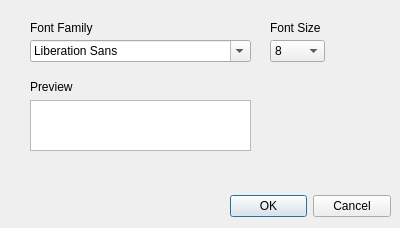
<?xml version="1.0" encoding="UTF-8"?>
<ui version="4.0">
 <class>PreferenceDialog</class>
 <widget class="QDialog" name="PreferenceDialog">
  <property name="geometry">
   <rect>
    <x>0</x>
    <y>0</y>
    <width>400</width>
    <height>228</height>
   </rect>
  </property>
  <property name="windowTitle">
   <string>Preferences</string>
  </property>
  <widget class="QDialogButtonBox" name="buttonBox">
   <property name="geometry">
    <rect>
     <x>230</x>
     <y>190</y>
     <width>161</width>
     <height>32</height>
    </rect>
   </property>
   <property name="orientation">
    <enum>Qt::Horizontal</enum>
   </property>
   <property name="standardButtons">
    <set>QDialogButtonBox::Cancel|QDialogButtonBox::Ok</set>
   </property>
  </widget>
  <widget class="QComboBox" name="fontSizeComboBox">
   <property name="geometry">
    <rect>
     <x>270</x>
     <y>40</y>
     <width>55</width>
     <height>22</height>
    </rect>
   </property>
   <item>
    <property name="text">
     <string>8</string>
    </property>
   </item>
   <item>
    <property name="text">
     <string>9</string>
    </property>
   </item>
   <item>
    <property name="text">
     <string>10</string>
    </property>
   </item>
   <item>
    <property name="text">
     <string>11</string>
    </property>
   </item>
   <item>
    <property name="text">
     <string>12</string>
    </property>
   </item>
   <item>
    <property name="text">
     <string>13</string>
    </property>
   </item>
   <item>
    <property name="text">
     <string>14</string>
    </property>
   </item>
   <item>
    <property name="text">
     <string>15</string>
    </property>
   </item>
   <item>
    <property name="text">
     <string>16</string>
    </property>
   </item>
   <item>
    <property name="text">
     <string>18</string>
    </property>
   </item>
   <item>
    <property name="text">
     <string>20</string>
    </property>
   </item>
   <item>
    <property name="text">
     <string>22</string>
    </property>
   </item>
   <item>
    <property name="text">
     <string>24</string>
    </property>
   </item>
  </widget>
  <widget class="QFontComboBox" name="fontComboBox">
   <property name="geometry">
    <rect>
     <x>30</x>
     <y>40</y>
     <width>221</width>
     <height>22</height>
    </rect>
   </property>
  </widget>
  <widget class="QLabel" name="fontFamilyLabel">
   <property name="geometry">
    <rect>
     <x>30</x>
     <y>20</y>
     <width>81</width>
     <height>16</height>
    </rect>
   </property>
   <property name="text">
    <string>Font Family</string>
   </property>
  </widget>
  <widget class="QLabel" name="fontSizeLabel">
   <property name="geometry">
    <rect>
     <x>270</x>
     <y>20</y>
     <width>91</width>
     <height>16</height>
    </rect>
   </property>
   <property name="text">
    <string>Font Size</string>
   </property>
  </widget>
  <widget class="QTextBrowser" name="previewTextBrowser">
   <property name="geometry">
    <rect>
     <x>30</x>
     <y>100</y>
     <width>221</width>
     <height>51</height>
    </rect>
   </property>
   <property name="html">
    <string>&lt;!DOCTYPE HTML PUBLIC &quot;-//W3C//DTD HTML 4.0//EN&quot; &quot;http://www.w3.org/TR/REC-html40/strict.dtd&quot;&gt;
&lt;html&gt;&lt;head&gt;&lt;meta name=&quot;qrichtext&quot; content=&quot;1&quot; /&gt;&lt;style type=&quot;text/css&quot;&gt;
p, li { white-space: pre-wrap; }
&lt;/style&gt;&lt;/head&gt;&lt;body style=&quot; font-family:'MS Shell Dlg 2'; font-size:8.25pt; font-weight:400; font-style:normal;&quot;&gt;
&lt;p style=&quot;-qt-paragraph-type:empty; margin-top:0px; margin-bottom:0px; margin-left:0px; margin-right:0px; -qt-block-indent:0; text-indent:0px;&quot;&gt;&lt;br /&gt;&lt;/p&gt;&lt;/body&gt;&lt;/html&gt;</string>
   </property>
   <property name="placeholderText">
    <string/>
   </property>
  </widget>
  <widget class="QLabel" name="previewLabel">
   <property name="geometry">
    <rect>
     <x>30</x>
     <y>80</y>
     <width>47</width>
     <height>13</height>
    </rect>
   </property>
   <property name="text">
    <string>Preview</string>
   </property>
  </widget>
 </widget>
 <tabstops>
  <tabstop>fontComboBox</tabstop>
  <tabstop>fontSizeComboBox</tabstop>
  <tabstop>previewTextBrowser</tabstop>
 </tabstops>
 <resources/>
 <connections>
  <connection>
   <sender>buttonBox</sender>
   <signal>accepted()</signal>
   <receiver>PreferenceDialog</receiver>
   <slot>accept()</slot>
   <hints>
    <hint type="sourcelabel">
     <x>248</x>
     <y>254</y>
    </hint>
    <hint type="destinationlabel">
     <x>157</x>
     <y>274</y>
    </hint>
   </hints>
  </connection>
  <connection>
   <sender>buttonBox</sender>
   <signal>rejected()</signal>
   <receiver>PreferenceDialog</receiver>
   <slot>reject()</slot>
   <hints>
    <hint type="sourcelabel">
     <x>316</x>
     <y>260</y>
    </hint>
    <hint type="destinationlabel">
     <x>286</x>
     <y>274</y>
    </hint>
   </hints>
  </connection>
 </connections>
</ui>
